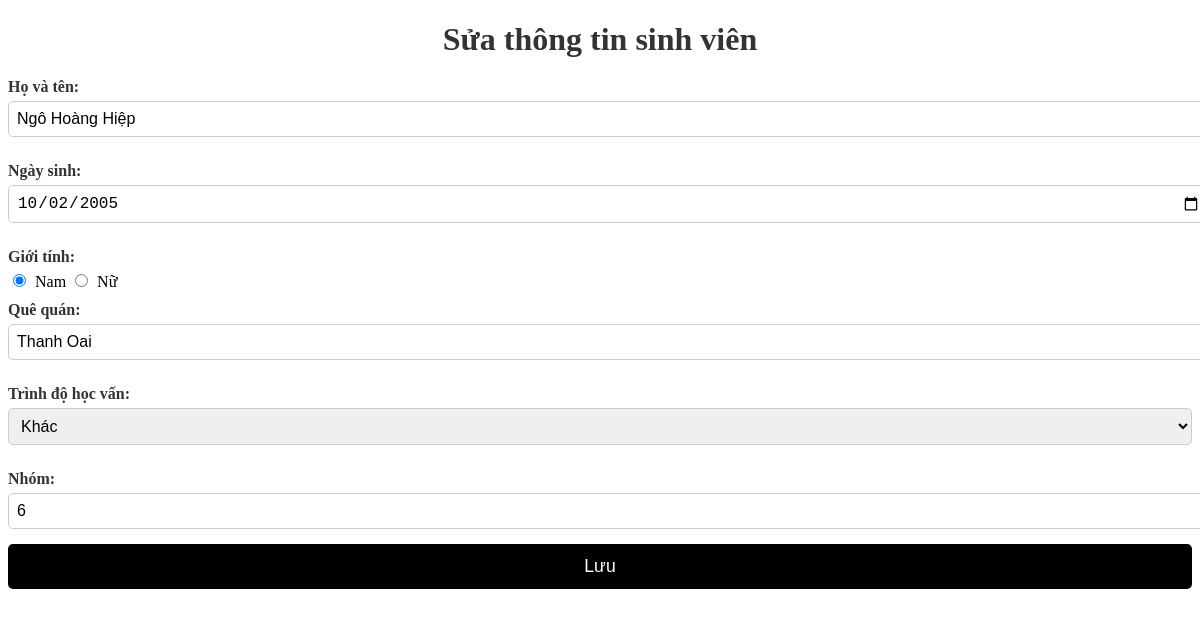
The app's page /chinhsua.php?id=2 with its own data.
### tables this page shows
CREATE TABLE `table_students` (
  `id` int(11) NOT NULL,
  `fullname` varchar(255) NOT NULL,
  `dob` date NOT NULL,
  `gender` int(11) NOT NULL,
  `hometown` varchar(255) NOT NULL,
  `level` int(11) NOT NULL,
  `group` int(11) NOT NULL
);

### chinhsua.php (the view, shortened to what this page needs)
<?php
include 'connect.php';
$id = $_GET['id'];
$sql = "SELECT * FROM table_students WHERE id = $id";
$result = $conn->query($sql);
if ($result->num_rows > 0) {
    $student = $result->fetch_assoc();
} else {
    echo "Không tìm thấy sinh viên!";
    exit;
}
?>
<!DOCTYPE html>
<html>
<head>
   <link rel="stylesheet" href="chinhsua.css">
</head>
<body>
    <h1>Sửa thông tin sinh viên</h1>
    <form method="POST">
        <label>Họ và tên:</label>
        <input type="text" name="fullname" value="<?= $student['fullname'] ?>" required><br>
        <label>Ngày sinh:</label>
        <input type="date" name="dob" value="<?= date('Y-m-d', strtotime($student['dob'])) ?>" required><br>
        <label>Giới tính:</label>
        <input type="radio" name="gender" value="1" <?= $student['gender'] == 1 ? 'checked' : '' ?>> Nam
        <input type="radio" name="gender" value="0" <?= $student['gender'] == 0 ? 'checked' : '' ?>> Nữ<br>
        <label>Quê quán:</label>
        <input type="text" name="hometown" value="<?= $student['hometown'] ?>" required><br>
        <label>Trình độ học vấn:</label>
        <select name="level" required>
            <option value="3" <?= $student['level'] == 3 ? 'selected' : '' ?>>Khác</option>
        </select><br>
        <label>Nhóm:</label>
        <input type="number" name="group" value="<?= $student['group'] ?>" required><br>
        <button type="submit">Lưu</button>
    </form>
</body>
</html>

### chinhsua.css (style rules this page uses)
h1 { text-align: center; font-size: 2rem; margin-bottom: 20px; color: #333; }
label { display: block; margin: 10px 0 5px; font-weight: bold; color: #333; }
input[type="text"], input[type="date"], input[type="number"], select { width: 100%; padding: 8px; border: 1px solid #ccc; border-radius: 5px; margin-bottom: 15px; font-size: 1rem; }
input[type="radio"] { margin-right: 5px; }
button { width: 100%; padding: 12px; background: #000; color: #fff; border: none; border-radius: 5px; font-size: 1.1rem; cursor: pointer; transition: background 0.3s ease; }

### records on screen
table_students: fullname "Ngô Hoàng Hiệp", dob "10/02/2005", gender "☑", hometown "Thanh Oai", level "Khác", group "6"
